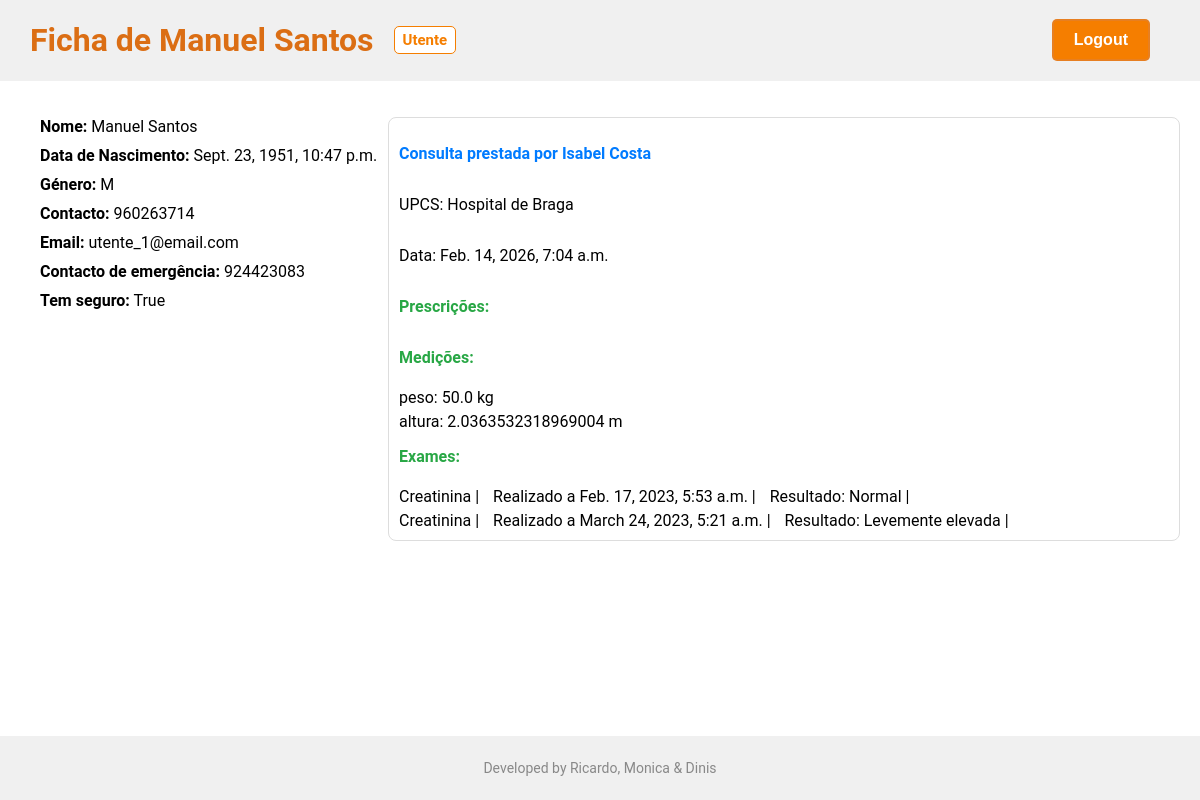
Page /hospital/utente/1/ (signed in) on the earlier database version.
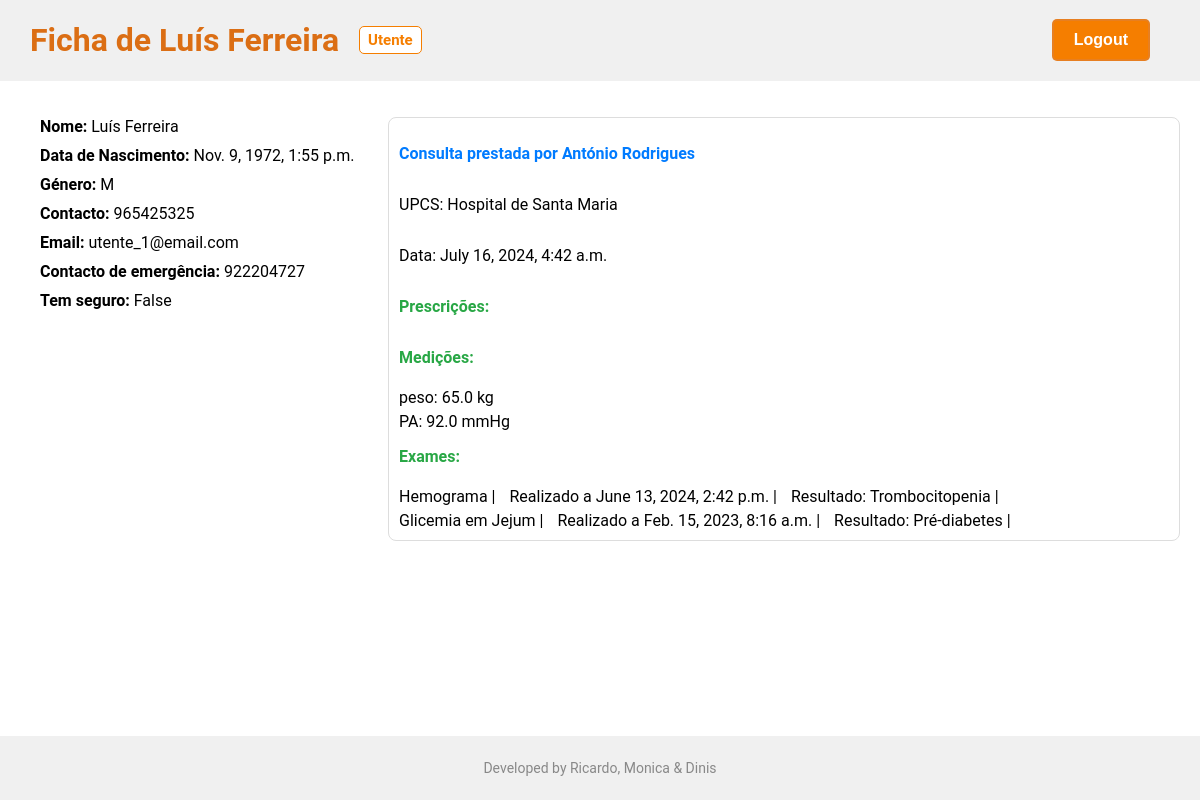
Same page on the later database version.
### hospital/models.py (models this page shows, shortened)
class Consulta(models.Model):
    utente = models.ForeignKey(Utente, on_delete=models.CASCADE)
    medico = models.ForeignKey(Medico, on_delete=models.CASCADE)
    unidade_saude = models.CharField(max_length=200, default="")
    data = models.DateTimeField(null=True)
    medicoes = models.ManyToManyField(Medicoes)
    prescricoes = models.ManyToManyField(Prescricoes)
    exames = models.ManyToManyField(Exame)

class Pessoa(models.Model):
    nome = models.CharField(max_length=40, unique=True) # usado como username
    primeiro_nome = models.CharField(max_length=40, default="")
    apelido = models.CharField(max_length=200, default="")
    data_nascimento = models.DateTimeField(default=None)
    genero = models.CharField(max_length=20,default="")
    telemovel = models.IntegerField(default="")
    email = models.CharField(max_length=60,default="")
    class Meta:
        abstract = True     # Comporta-se como um extends, contudo a tabela pessoa não é criada

class Utente(Pessoa):
    contacto_emergencia = models.IntegerField(default=0)
    tem_seguro = models.BooleanField(default=False)

class Medico(Pessoa):
    especialidade = models.CharField(max_length=40,default="")

class Medicoes(models.Model):
    utente = models.ForeignKey(Utente, on_delete=models.CASCADE)
    medico = models.ForeignKey(Medico, on_delete=models.CASCADE, null=True)
    enfermeiro = models.ForeignKey(Enfermeiro, on_delete=models.CASCADE, null=True)
    tipo = models.CharField(max_length=40, default="")
    valor = models.FloatField(max_length=20, default="")
    unidades = models.CharField(max_length=10, default="")

class Exame(models.Model):
    utente = models.ForeignKey(Utente, on_delete=models.CASCADE)
    medico = models.ForeignKey(Medico, on_delete=models.CASCADE, null=True)
    enfermeiro = models.ForeignKey(Enfermeiro, on_delete=models.CASCADE, null=True)
    data_realizacao = models.DateTimeField(null=True)
    nome_exame = models.CharField(max_length=40, default="")
    resultado = models.CharField(max_length=200, default="")

### hospital/views.py (the view, shortened to what this page needs)
# urls.py: path('utente', views.UtenteView.as_view( ),name='utente')
class UtenteView(LoginRequiredMixin, UserPassesTestMixin, generic.DetailView):
    model = Consulta
    template_name = "hospital/utente.html"
    context_object_name = "consultas_utente"
    pk_url_kwarg = "id"
    login_url = "hospital:user_login"
    def test_func(self):
        grupos_utilizador = self.request.user.groups
        utente = self.get_object()
        if grupos_utilizador.filter(
            name="Profissional"
        ).exists():  # Se True acede cc nao
            return True
        elif grupos_utilizador.filter(name="Familiar").exists():
            familiar = get_object_or_404(Familiar, nome=self.request.user.username)
            return familiar.utente.filter(nome=utente.nome).exists()
        elif grupos_utilizador.filter(name="Utente").exists():
            return utente.nome == self.request.user.username
        else:
            return False
    def get_object(self, queryset=None):
        return get_object_or_404(Utente, id=self.kwargs["id"])
    def get_context_data(self, **kwargs):
        context = super().get_context_data(**kwargs)
        utente = self.object
        consultas_utente = Consulta.objects.filter(utente=utente)
        context["consultas_utente"] = consultas_utente
        return context

### hospital/templates/hospital/utente.html (shortened to what this page needs)
<!DOCTYPE html>
<html lang="en">
<head>
    {% load static %}
    <link rel="stylesheet" href="{% static 'hospital/utente.css' %}">
</head>
<body>
    <div class="container">
        <div class="title">
            <h1 class="">Ficha de {{ consultas_utente.first.utente.primeiro_nome }} {{ consultas_utente.first.utente.apelido }} <span class="badge">{{user.groups.first}} </span></h1>
            <div class="actions">
                <form method="post" action="{% url 'hospital:logout' %}">
                    <button class="logout-button" type="submit">Logout</button>
                </form>
            </div>
        </div>
        <div class="content">
            <div class="utente-info">
                <ul>
                    <li><strong>Nome:</strong> {{ consultas_utente.first.utente.primeiro_nome }} {{ consultas_utente.first.utente.apelido }}</li>
                    <li><strong>Data de Nascimento:</strong> {{ consultas_utente.first.utente.data_nascimento }}</li>
                    <li><strong>Género:</strong> {{ consultas_utente.first.utente.genero }}</li>
                    <li><strong>Contacto:</strong> {{ consultas_utente.first.utente.telemovel }}</li>
                    <li><strong>Email:</strong> {{ consultas_utente.first.utente.email }}</li>
                    <li><strong>Contacto de emergência:</strong> {{ consultas_utente.first.utente.contacto_emergencia }}</li>
                    <li><strong>Tem seguro:</strong> {{ consultas_utente.first.utente.tem_seguro }}</li>
                </ul>
            </div>
            <ul class="consultation-list">
                {% for consulta in consultas_utente %}
                    <li class="consultation-item">
                        <p class="doctor-info">Consulta prestada por {{ consulta.medico.primeiro_nome }}  {{ consulta.medico.apelido }}</p>
                        <p class="unidade-saude">UPCS: {{ consulta.unidade_saude }}</p>
                        <p class="data-consulta">Data: {{ consulta.data }}</p>
                        <p class="prescription-heading">Prescrições:</p>
                        <p class="measurements-heading">Medições:</p>
                            {% for medicao in consulta.medicoes.all %}
                                <ul class="measurements-list">
                                    <li>{{ medicao.tipo }}: {{ medicao.valor }} {{ medicao.unidades }}</li>
                                </ul>
                            {% endfor %}
                        <p class="exams-heading">Exames:</p>
                            {% for exame in consulta.exames.all %}
                                <ul class="exams-list">
                                    <li>{{ exame.nome_exame }} |</li>
                                    <li>Realizado a {{ exame.data_realizacao }} |</li>
                                    <li>Resultado: {{ exame.resultado }} |</li>
                                </ul>
                            {% endfor %}
                    </li>
                {% endfor %}
            </ul>
        </div>
         <div class="footnote">
            <p>Developed by Ricardo, Monica & Dinis</p>
        </div>
    </div>
</body>
</html>

### hospital/static/hospital/utente.css (style rules this page uses)
body, html { font-family: 'Roboto', sans-serif; margin: 0; padding: 0; height: 100vh; }
.container { display: flex; flex-direction: column; height: 100%; }
h1 { margin-left: 30px; color: #db6e14; display: flex; }
.title { background-color: #f0f0f0; display: flex; justify-content: space-between; padding-right: 50px; align-items: center; }
.content { display: flex; justify-content: space-between; padding: 20px; flex-grow: 1; align-items: flex-start; }
.utente-info { width: 30%; margin-left: 20px; }
.utente-info ul { list-style: none; padding: 0; }
.utente-info li { margin-bottom: 10px; }
.consultation-list { flex-grow: 1; list-style: none; padding: 0; }
.consultation-item { display: flex; flex-direction: column; border: 1px solid #ddd; margin-bottom: 20px; padding: 10px; border-radius: 8px; }
.consultation-item .doctor-info { font-weight: bold; color: #007BFF; }
.prescription-list, .measurements-list, .exams-list { list-style: none; padding: 0; margin-top: 5px; }
.prescription-heading, .measurements-heading, .exams-heading { font-weight: bold; color: #28A745; }
.prescription-list li, .measurements-list li, .exams-list li { display: inline-block; margin-right: 10px; }
.footnote { padding: 10px; background-color: #f0f0f0; text-align: center; border-radius: 0; font-size: 14px; color: #888; }
.logout-button { display: inline-block; padding: 10px 20px; font-size: 16px; font-weight: bold; text-align: center; text-decoration: none; cursor: pointer; border-radius: 5px; background-color: #f57e00; color: #fff; border: 2px solid #e68028d8; transition: background-color 0.3s ease, color 0.3s ease; }
.badge { background-color: #ffffff; color: #f57e00; border: 1px solid #f57e00; padding: 4px 8px; text-align: center; border-radius: 5px; font-size: 15px; margin-left: 20px; margin-bottom: auto; margin-top: auto; }

Differences in the rows shown:
removed Exame: nome_exame "Creatinina", data_realizacao "Feb. 17, 2023, 5:53 a.m.", resultado "Normal"
removed Exame: nome_exame "Creatinina", data_realizacao "March 24, 2023, 5:21 a.m.", resultado "Levemente elevada"
changed Consulta "utente_1@email.com": first.utente.primeiro_nome "Manuel" → "Luís"; first.utente.apelido "Santos" → "Ferreira"; first.utente.data_nascimento "Sept. 23, 1951, 10:47 p.m." → "Nov. 9, 1972, 1:55 p.m."; first.utente.telemovel "960263714" → "965425325"; first.utente.contacto_emergencia "924423083" → "922204727"; first.utente.tem_seguro "True" → "False"; medico.primeiro_nome "Isabel" → "António"; medico.apelido "Costa" → "Rodrigues"; unidade_saude "Hospital de Braga" → "Hospital de Santa Maria"; data "Feb. 14, 2026, 7:04 a.m." → "July 16, 2024, 4:42 a.m."
changed Medicoes "peso": valor "50.0" → "65.0"
changed Medicoes: tipo "altura" → "PA"; valor "2.0363532318969004" → "92.0"; unidades "m" → "mmHg"
added Exame: nome_exame "Hemograma", data_realizacao "June 13, 2024, 2:42 p.m.", resultado "Trombocitopenia"
added Exame: nome_exame "Glicemia em Jejum", data_realizacao "Feb. 15, 2023, 8:16 a.m.", resultado "Pré-diabetes"
